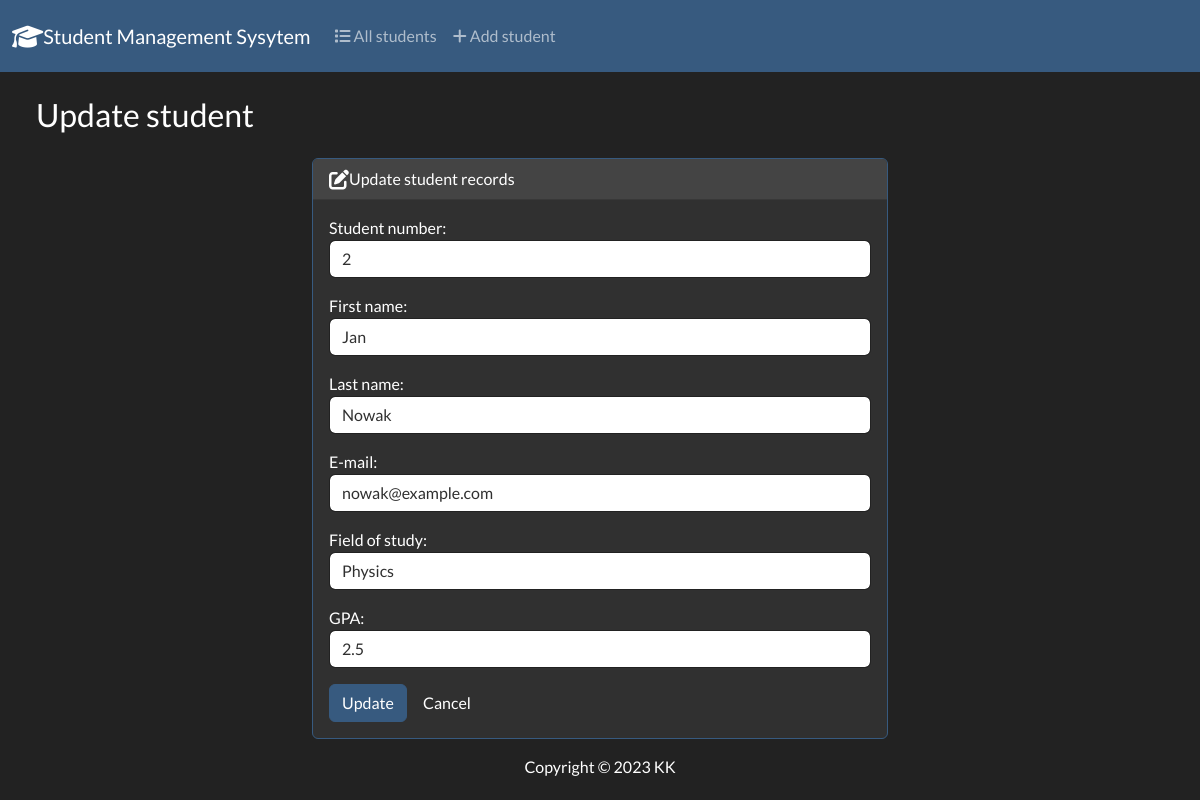
Page /edit/2/ on the committed database.
### students/models.py (models this page shows, shortened)
class Student(models.Model):
    student_number = models.PositiveIntegerField()
    first_name = models.CharField(max_length=50)
    last_name = models.CharField(max_length=100)
    email = models.EmailField(max_length=128)
    field_of_study = models.CharField(max_length=100)
    gpa = models.FloatField()

### students/views.py (the view)
# urls.py: path('edit/<int:id>/', views.edit, name="edit"),
def edit(request, id):
    if request.method == "POST":
        student = Student.objects.get(pk=id)
        form = StudentForm(request.POST, instance=student)
        if form.is_valid():
            form.save()
            return render(request, 'students/edit.html',{
                'form':form,
                'success': True
            })
    else:
        student = Student.objects.get(pk=id)
        form = StudentForm(instance=student)
    return render(request, 'students/edit.html',{
        'form': form
    })

### students/forms.py
class StudentForm(forms.ModelForm):
    class Meta:
        model = Student
        fields = ['student_number','first_name', 'last_name','email', 'field_of_study','gpa']
        labels = {
            'student_number': 'Student number',
            'first_name' : 'First name',
            'last_name' :'Last name',
            'email' : 'E-mail',
            'field_of_study' : "Field of study",
            'gpa' : 'GPA'
        }
        widgets = {
            'student_number': forms.NumberInput(attrs={'class' : 'form-control'}),
            'first_name' : forms.TextInput(attrs={'class': 'form-control'}),
            'last_name' : forms.TextInput(attrs={'class': 'form-control'}),
            'email' : forms.EmailInput(attrs = {'class': 'form-control'}),
            'field_of_study' : forms.TextInput(attrs={'class': 'form-control'}),
            'gpa' : forms.NumberInput(attrs={'class' : 'form-control'})
        }

### students/templates/students/edit.html (shortened to what this page needs)
{% extends 'students/base.html' %}
{% block body %}
    <h3 class = "test-center m-4">Update student</h3>
    {% if success %}
        <div class="alert alert-success" role="alert">
            The student updated successfully.
            <a href="{% url 'index' %}" class="alert-link"> Go to home page</a>
        </div>
    {% else %}
        <div class="row justify-content-center">
            <div class="col-6">
                <div class="card border-primary mb-3">
                    <div class="card-header">
                        <i class="fa-solid fa-pen-to-square fa-lg"></i>Update student records
                    </div>
                    <div class="card-body">
                      <form action="" method="POST">
                            {{ form.as_p }}
                            <button type="submit" class = "btn btn-primary">Update</button>
                            <a href="{% url 'index' %}" class="btn btn_secondary">Cancel</a>
                      </form>
                  </div>
            </div>
        </div>
    {% endif %}
{% endblock %}

### rows in the picture
Student: student_number "2", first_name "Jan", last_name "Nowak", email "nowak@example.com", field_of_study "Physics", gpa "2.5"
